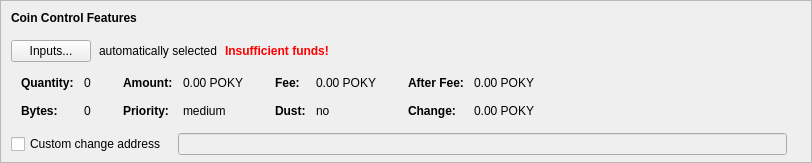
    <widget class="QFrame" name="frameCoinControl">
     <property name="sizePolicy">
      <sizepolicy hsizetype="Expanding" vsizetype="Expanding">
       <horstretch>0</horstretch>
       <verstretch>0</verstretch>
      </sizepolicy>
     </property>
     <property name="maximumSize">
      <size>
       <width>16777215</width>
       <height>16777215</height>
      </size>
     </property>
     <property name="frameShape">
      <enum>QFrame::StyledPanel</enum>
     </property>
     <property name="frameShadow">
      <enum>QFrame::Sunken</enum>
     </property>
     <layout class="QVBoxLayout" name="verticalLayoutCoinControl2">
      <property name="spacing">
       <number>0</number>
      </property>
      <property name="leftMargin">
       <number>0</number>
      </property>
      <property name="topMargin">
       <number>0</number>
      </property>
      <property name="rightMargin">
       <number>0</number>
      </property>
      <property name="bottomMargin">
       <number>6</number>
      </property>
      <item>
       <layout class="QVBoxLayout" name="verticalLayoutCoinControl" stretch="0,0,0,0,1">
        <property name="spacing">
         <number>0</number>
        </property>
        <property name="leftMargin">
         <number>10</number>
        </property>
        <property name="topMargin">
         <number>10</number>
        </property>
        <item>
         <layout class="QHBoxLayout" name="horizontalLayoutCoinControl1">
          <property name="bottomMargin">
           <number>15</number>
          </property>
          <item>
           <widget class="QLabel" name="labelCoinControlFeatures">
            <property name="sizePolicy">
             <sizepolicy hsizetype="Preferred" vsizetype="Maximum">
              <horstretch>0</horstretch>
              <verstretch>0</verstretch>
             </sizepolicy>
            </property>
            <property name="font">
             <font>
              <weight>75</weight>
              <bold>true</bold>
             </font>
            </property>
            <property name="styleSheet">
             <string notr="true">font-weight:bold;</string>
            </property>
            <property name="text">
             <string>Coin Control Features</string>
            </property>
           </widget>
          </item>
         </layout>
        </item>
        <item>
         <layout class="QHBoxLayout" name="horizontalLayoutCoinControl2" stretch="0,0,0,0">
          <property name="spacing">
           <number>8</number>
          </property>
          <property name="bottomMargin">
           <number>10</number>
          </property>
          <item>
           <widget class="QPushButton" name="pushButtonCoinControl">
            <property name="styleSheet">
             <string notr="true"/>
            </property>
            <property name="text">
             <string>Inputs...</string>
            </property>
            <property name="autoDefault">
             <bool>false</bool>
            </property>
           </widget>
          </item>
          <item>
           <widget class="QLabel" name="labelCoinControlAutomaticallySelected">
            <property name="text">
             <string>automatically selected</string>
            </property>
            <property name="margin">
             <number>5</number>
            </property>
           </widget>
          </item>
          <item>
           <widget class="QLabel" name="labelCoinControlInsuffFunds">
            <property name="font">
             <font>
              <weight>75</weight>
              <bold>true</bold>
             </font>
            </property>
            <property name="styleSheet">
             <string notr="true">color:red;font-weight:bold;</string>
            </property>
            <property name="text">
             <string>Insufficient funds!</string>
            </property>
            <property name="margin">
             <number>5</number>
            </property>
           </widget>
          </item>
          <item>
           <spacer name="horizontalSpacerCoinControl">
            <property name="orientation">
             <enum>Qt::Horizontal</enum>
            </property>
            <property name="sizeHint" stdset="0">
             <size>
              <width>40</width>
              <height>1</height>
             </size>
            </property>
           </spacer>
          </item>
         </layout>
        </item>
        <item>
         <widget class="QWidget" name="widgetCoinControl" native="true">
          <property name="sizePolicy">
           <sizepolicy hsizetype="Preferred" vsizetype="Preferred">
            <horstretch>0</horstretch>
            <verstretch>0</verstretch>
           </sizepolicy>
          </property>
          <property name="minimumSize">
           <size>
            <width>0</width>
            <height>0</height>
           </size>
          </property>
          <property name="styleSheet">
           <string notr="true"/>
          </property>
          <layout class="QHBoxLayout" name="horizontalLayoutCoinControl5">
           <property name="leftMargin">
            <number>0</number>
           </property>
           <property name="topMargin">
            <number>0</number>
           </property>
           <property name="rightMargin">
            <number>0</number>
           </property>
           <property name="bottomMargin">
            <number>0</number>
           </property>
           <item>
            <layout class="QHBoxLayout" name="horizontalLayoutCoinControl3" stretch="0,0,0,1">
             <property name="spacing">
              <number>20</number>
             </property>
             <property name="topMargin">
              <number>0</number>
             </property>
             <property name="bottomMargin">
              <number>10</number>
             </property>
             <item>
              <layout class="QFormLayout" name="formLayoutCoinControl1">
               <property name="horizontalSpacing">
                <number>10</number>
               </property>
               <property name="verticalSpacing">
                <number>14</number>
               </property>
               <property name="leftMargin">
                <number>10</number>
               </property>
               <property name="topMargin">
                <number>4</number>
               </property>
               <property name="rightMargin">
                <number>6</number>
               </property>
               <item row="0" column="0">
                <widget class="QLabel" name="labelCoinControlQuantityText">
                 <property name="font">
                  <font>
                   <weight>75</weight>
                   <bold>true</bold>
                  </font>
                 </property>
                 <property name="text">
                  <string>Quantity:</string>
                 </property>
                 <property name="margin">
                  <number>0</number>
                 </property>
                </widget>
               </item>
               <item row="0" column="1">
                <widget class="QLabel" name="labelCoinControlQuantity">
                 <property name="cursor">
                  <cursorShape>IBeamCursor</cursorShape>
                 </property>
                 <property name="contextMenuPolicy">
                  <enum>Qt::ActionsContextMenu</enum>
                 </property>
                 <property name="text">
                  <string notr="true">0</string>
                 </property>
                 <property name="margin">
                  <number>0</number>
                 </property>
                 <property name="textInteractionFlags">
                  <set>Qt::LinksAccessibleByMouse|Qt::TextSelectableByKeyboard|Qt::TextSelectableByMouse</set>
                 </property>
                </widget>
               </item>
               <item row="1" column="0">
                <widget class="QLabel" name="labelCoinControlBytesText">
                 <property name="font">
                  <font>
                   <weight>75</weight>
                   <bold>true</bold>
                  </font>
                 </property>
                 <property name="text">
                  <string>Bytes:</string>
                 </property>
                </widget>
               </item>
               <item row="1" column="1">
                <widget class="QLabel" name="labelCoinControlBytes">
                 <property name="cursor">
                  <cursorShape>IBeamCursor</cursorShape>
                 </property>
                 <property name="contextMenuPolicy">
                  <enum>Qt::ActionsContextMenu</enum>
                 </property>
                 <property name="text">
                  <string notr="true">0</string>
                 </property>
                 <property name="textInteractionFlags">
                  <set>Qt::LinksAccessibleByMouse|Qt::TextSelectableByKeyboard|Qt::TextSelectableByMouse</set>
                 </property>
                </widget>
               </item>
              </layout>
             </item>
             <item>
              <layout class="QFormLayout" name="formLayoutCoinControl2">
               <property name="horizontalSpacing">
                <number>10</number>
               </property>
               <property name="verticalSpacing">
                <number>14</number>
               </property>
               <property name="leftMargin">
                <number>6</number>
               </property>
               <property name="topMargin">
                <number>4</number>
               </property>
               <property name="rightMargin">
                <number>6</number>
               </property>
               <item row="0" column="0">
                <widget class="QLabel" name="labelCoinControlAmountText">
                 <property name="font">
                  <font>
                   <weight>75</weight>
                   <bold>true</bold>
                  </font>
                 </property>
                 <property name="text">
                  <string>Amount:</string>
                 </property>
                 <property name="margin">
                  <number>0</number>
                 </property>
                </widget>
               </item>
               <item row="0" column="1">
                <widget class="QLabel" name="labelCoinControlAmount">
                 <property name="cursor">
                  <cursorShape>IBeamCursor</cursorShape>
                 </property>
                 <property name="contextMenuPolicy">
                  <enum>Qt::ActionsContextMenu</enum>
                 </property>
                 <property name="text">
                  <string notr="true">0.00 POKY</string>
                 </property>
                 <property name="textInteractionFlags">
                  <set>Qt::LinksAccessibleByMouse|Qt::TextSelectableByKeyboard|Qt::TextSelectableByMouse</set>
                 </property>
                </widget>
               </item>
               <item row="1" column="0">
                <widget class="QLabel" name="labelCoinControlPriorityText">
                 <property name="font">
                  <font>
                   <weight>75</weight>
                   <bold>true</bold>
                  </font>
                 </property>
                 <property name="text">
                  <string>Priority:</string>
                 </property>
                </widget>
               </item>
               <item row="1" column="1">
                <widget class="QLabel" name="labelCoinControlPriority">
                 <property name="cursor">
                  <cursorShape>IBeamCursor</cursorShape>
                 </property>
                 <property name="contextMenuPolicy">
                  <enum>Qt::ActionsContextMenu</enum>
                 </property>
                 <property name="text">
                  <string notr="true">medium</string>
                 </property>
                 <property name="textInteractionFlags">
                  <set>Qt::LinksAccessibleByMouse|Qt::TextSelectableByKeyboard|Qt::TextSelectableByMouse</set>
                 </property>
                </widget>
               </item>
              </layout>
             </item>
             <item>
              <layout class="QFormLayout" name="formLayoutCoinControl3">
               <property name="horizontalSpacing">
                <number>10</number>
               </property>
               <property name="verticalSpacing">
                <number>14</number>
               </property>
               <property name="leftMargin">
                <number>6</number>
               </property>
               <property name="topMargin">
                <number>4</number>
               </property>
               <property name="rightMargin">
                <number>6</number>
               </property>
               <item row="0" column="0">
                <widget class="QLabel" name="labelCoinControlFeeText">
                 <property name="font">
                  <font>
                   <weight>75</weight>
                   <bold>true</bold>
                  </font>
                 </property>
                 <property name="text">
                  <string>Fee:</string>
                 </property>
                 <property name="margin">
                  <number>0</number>
                 </property>
                </widget>
               </item>
               <item row="0" column="1">
                <widget class="QLabel" name="labelCoinControlFee">
                 <property name="cursor">
                  <cursorShape>IBeamCursor</cursorShape>
                 </property>
                 <property name="contextMenuPolicy">
                  <enum>Qt::ActionsContextMenu</enum>
                 </property>
                 <property name="text">
                  <string notr="true">0.00 POKY</string>
                 </property>
                 <property name="textInteractionFlags">
                  <set>Qt::LinksAccessibleByMouse|Qt::TextSelectableByKeyboard|Qt::TextSelectableByMouse</set>
                 </property>
                </widget>
               </item>
               <item row="1" column="0">
                <widget class="QLabel" name="labelCoinControlLowOutputText">
                 <property name="font">
                  <font>
                   <weight>75</weight>
                   <bold>true</bold>
                  </font>
                 </property>
                 <property name="text">
                  <string>Dust:</string>
                 </property>
                </widget>
               </item>
               <item row="1" column="1">
                <widget class="QLabel" name="labelCoinControlLowOutput">
                 <property name="cursor">
                  <cursorShape>IBeamCursor</cursorShape>
                 </property>
                 <property name="contextMenuPolicy">
                  <enum>Qt::ActionsContextMenu</enum>
                 </property>
                 <property name="text">
                  <string notr="true">no</string>
                 </property>
                 <property name="textInteractionFlags">
                  <set>Qt::LinksAccessibleByMouse|Qt::TextSelectableByKeyboard|Qt::TextSelectableByMouse</set>
                 </property>
                </widget>
               </item>
              </layout>
             </item>
             <item>
              <layout class="QFormLayout" name="formLayoutCoinControl4">
               <property name="horizontalSpacing">
                <number>10</number>
               </property>
               <property name="verticalSpacing">
                <number>14</number>
               </property>
               <property name="leftMargin">
                <number>6</number>
               </property>
               <property name="topMargin">
                <number>4</number>
               </property>
               <property name="rightMargin">
                <number>6</number>
               </property>
               <item row="0" column="0">
                <widget class="QLabel" name="labelCoinControlAfterFeeText">
                 <property name="font">
                  <font>
                   <weight>75</weight>
                   <bold>true</bold>
                  </font>
                 </property>
                 <property name="text">
                  <string>After Fee:</string>
                 </property>
                 <property name="margin">
                  <number>0</number>
                 </property>
                </widget>
               </item>
               <item row="0" column="1">
                <widget class="QLabel" name="labelCoinControlAfterFee">
                 <property name="cursor">
                  <cursorShape>IBeamCursor</cursorShape>
                 </property>
                 <property name="contextMenuPolicy">
                  <enum>Qt::ActionsContextMenu</enum>
                 </property>
                 <property name="text">
                  <string notr="true">0.00 POKY</string>
                 </property>
                 <property name="textInteractionFlags">
                  <set>Qt::LinksAccessibleByMouse|Qt::TextSelectableByKeyboard|Qt::TextSelectableByMouse</set>
                 </property>
                </widget>
               </item>
               <item row="1" column="0">
                <widget class="QLabel" name="labelCoinControlChangeText">
                 <property name="font">
                  <font>
                   <weight>75</weight>
                   <bold>true</bold>
                  </font>
                 </property>
                 <property name="text">
                  <string>Change:</string>
                 </property>
                </widget>
               </item>
               <item row="1" column="1">
                <widget class="QLabel" name="labelCoinControlChange">
                 <property name="cursor">
                  <cursorShape>IBeamCursor</cursorShape>
                 </property>
                 <property name="contextMenuPolicy">
                  <enum>Qt::ActionsContextMenu</enum>
                 </property>
                 <property name="text">
                  <string notr="true">0.00 POKY</string>
                 </property>
                 <property name="textInteractionFlags">
                  <set>Qt::LinksAccessibleByMouse|Qt::TextSelectableByKeyboard|Qt::TextSelectableByMouse</set>
                 </property>
                </widget>
               </item>
              </layout>
             </item>
            </layout>
           </item>
          </layout>
         </widget>
        </item>
        <item>
         <layout class="QHBoxLayout" name="horizontalLayoutCoinControl4" stretch="0,0,0">
          <property name="spacing">
           <number>12</number>
          </property>
          <property name="sizeConstraint">
           <enum>QLayout::SetDefaultConstraint</enum>
          </property>
          <property name="topMargin">
           <number>5</number>
          </property>
          <property name="rightMargin">
           <number>5</number>
          </property>
          <item>
           <widget class="QCheckBox" name="checkBoxCoinControlChange">
            <property name="toolTip">
             <string>If this is activated, but the change address is empty or invalid, change will be sent to a newly generated address.</string>
            </property>
            <property name="text">
             <string>Custom change address</string>
            </property>
           </widget>
          </item>
          <item>
           <widget class="QValidatedLineEdit" name="lineEditCoinControlChange">
            <property name="enabled">
             <bool>false</bool>
            </property>
            <property name="sizePolicy">
             <sizepolicy hsizetype="Expanding" vsizetype="Fixed">
              <horstretch>0</horstretch>
              <verstretch>0</verstretch>
             </sizepolicy>
            </property>
           </widget>
          </item>
          <item>
           <widget class="QLabel" name="labelCoinControlChangeLabel">
            <property name="sizePolicy">
             <sizepolicy hsizetype="Preferred" vsizetype="Expanding">
              <horstretch>0</horstretch>
              <verstretch>0</verstretch>
             </sizepolicy>
            </property>
            <property name="minimumSize">
             <size>
              <width>0</width>
              <height>0</height>
             </size>
            </property>
            <property name="text">
             <string/>
            </property>
            <property name="margin">
             <number>3</number>
            </property>
           </widget>
          </item>
         </layout>
        </item>
        <item>
         <spacer name="verticalSpacerCoinControl">
          <property name="orientation">
           <enum>Qt::Vertical</enum>
          </property>
          <property name="sizeHint" stdset="0">
           <size>
            <width>800</width>
            <height>1</height>
           </size>
          </property>
         </spacer>
        </item>
       </layout>
      </item>
     </layout>
    </widget>
